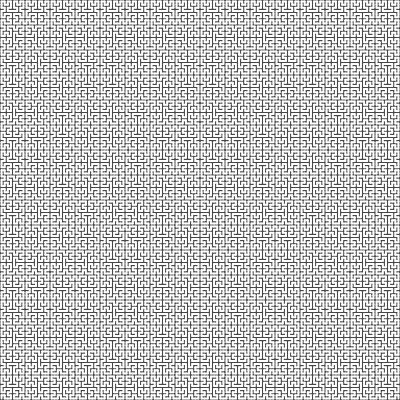
Frame 1 (no input)
Frame 2 (the mouse pressed at the canvas centre, redrawn once): identical to frame 1, image omitted

The p5.js sketch that drew this single still picture (run headless with seeded random() and noise() and a simulated clock; the mouse was pressed at the canvas centre and the sketch redrawn once):

// p5.js sketch
// ── sketch.js
let size = 400;
let order = 7;

function setup() {
  createCanvas(size, size);
  angleMode(DEGREES);
}

function draw() {
  background(70);
  hilbertCurve(size/2, size/2, size, order, 0);
  noLoop();
}

function hilbertCurve(cx, cy, size, order, angle) {
  push();
  translate(cx, cy);
  rotate(angle);
  
  if (order > 1) {
    hilbertCurve(-size/4, -size/4, size/2, order - 1, 0);
    hilbertCurve(size/4, -size/4, size/2, order - 1, 0);
    hilbertCurve(-size/4, size/4, size/2, order - 1, 90);
    hilbertCurve(size/4, size/4, size/2, order - 1, -90);
  }
  
  strokeWeight(2);
  stroke(255);
  
  let n = pow(2, order + 1);
  line(-size/n, -size/n, size/n, -size/n);
  line(-(size/2-size/n), -size/n, -(size/2-size/n), size/n);
  line((size/2-size/n), -size/n, (size/2-size/n), size/n);
  pop();
}
